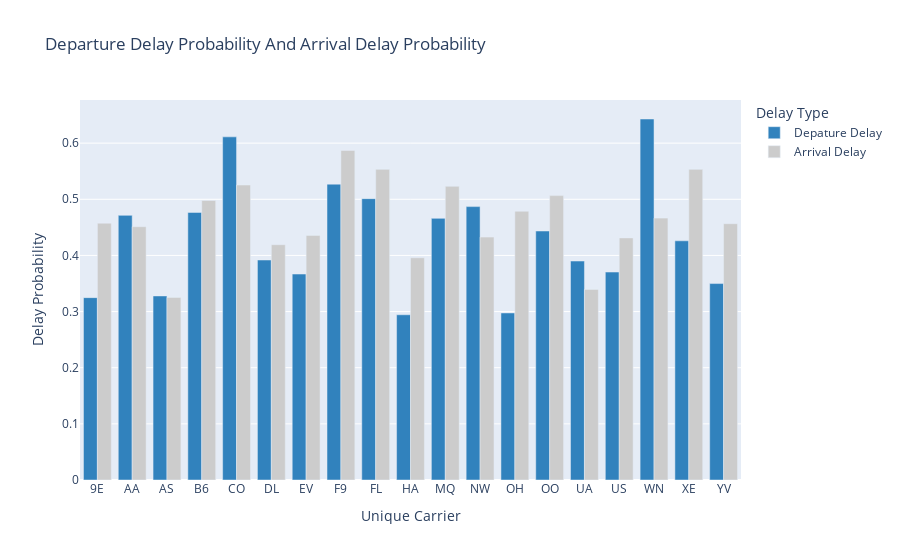

The code cell stored with this chart in its notebook:
### Code cell
# draw the bar chart

# Depature Delay
trace0 = go.Bar(
    x = data_departure_delay.index,
    y = data_departure_delay['DEP_DELAY_PROBABILITY'],
    name = 'Depature Delay',
    marker=dict(
        color = 'rgb(49,130,189)'
    )
)

# Arrival Delay
trace1 = go.Bar(
    x = data_arrival_delay.index,
    y = data_arrival_delay['ARR_DELAY_PROBABILITY'],
    name = 'Arrival Delay',
    marker=dict(
        color = 'rgb(204,204,204)'
    )
)

data = [trace0,trace1]

# set layout
layout = go.Layout(
    title = "Departure Delay Probability And Arrival Delay Probability",
    xaxis_title = "Unique Carrier",
    yaxis_title = "Delay Probability",
    legend_title = "Delay Type"
)

fig = go.Figure(
    data = data,
    layout = layout
)
py.iplot(fig)

### Figure 1 — Plotly figure (JSON) as saved in the notebook; plotly's stock layout.template omitted (floating-point values rounded to 4 significant figures)
{"data": [{"marker": {"color": "rgb(49,130,189)"}, "name": "Depature Delay", "type": "bar", "x": ["9E", "AA", "AS", "B6", "CO", "DL", "EV", "F9", "FL", "HA", "MQ", "NW", "OH", "OO", "UA", "US", "WN", "XE", "YV"], "y": [0.3248, 0.4714, 0.3279, 0.4766, 0.6112, 0.3918, 0.3668, 0.5269, 0.5011, 0.2943, 0.466, 0.4869, 0.2975, 0.4435, 0.39, 0.3704, 0.643, 0.426, 0.3499]}, {"marker": {"color": "rgb(204,204,204)"}, "name": "Arrival Delay", "type": "bar", "x": ["9E", "AA", "AS", "B6", "CO", "DL", "EV", "F9", "FL", "HA", "MQ", "NW", "OH", "OO", "UA", "US", "WN", "XE", "YV"], "y": [0.4575, 0.4512, 0.3252, 0.4978, 0.5254, 0.4191, 0.4356, 0.587, 0.5533, 0.3958, 0.5232, 0.4327, 0.4788, 0.5065, 0.3395, 0.4312, 0.4665, 0.5534, 0.4565]}], "layout": {"legend": {"title": {"text": "Delay Type"}}, "title": {"text": "Departure Delay Probability And Arrival Delay Probability"}, "xaxis": {"title": {"text": "Unique Carrier"}}, "yaxis": {"title": {"text": "Delay Probability"}}}}
